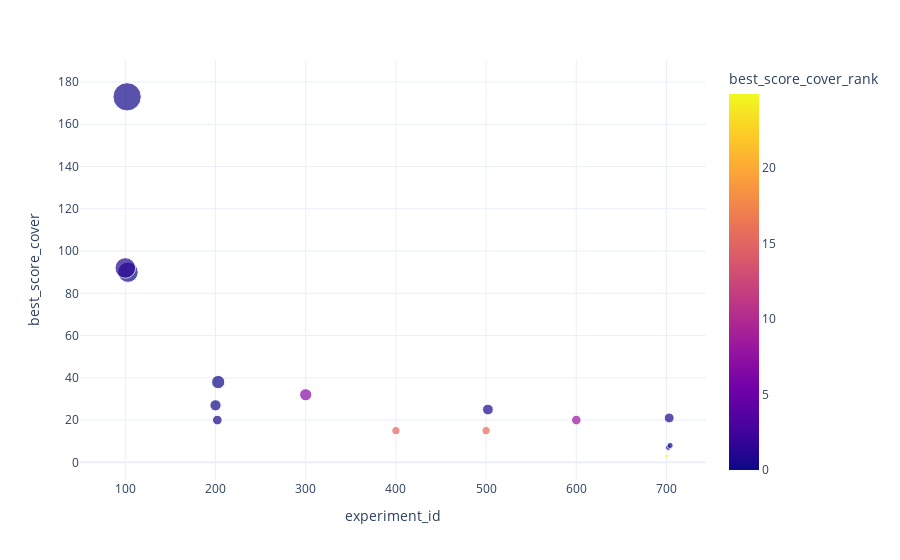

Notebook source saved alongside this figure:
### Code cell
fig = px.scatter(coldPlayRanks, x="experiment_id", y="best_score_cover", color='best_score_cover_rank',
                 size='best_score_cover',template='plotly_white')
fig.show()

### Figure 1 — Plotly figure (JSON) as saved in the notebook; plotly's stock layout.template omitted (floating-point values rounded to 4 significant figures)
{"data": [{"hovertemplate": "experiment_id=%{x}<br>best_score_cover=%{marker.size}<br>best_score_cover_rank=%{marker.color}<extra></extra>", "legendgroup": "", "marker": {"color": [24.91, 1.27, 0.008706, 15.09, 15.44, 0.5452, 7.903, 0.6887, 0.7211, 0.238, 6.82, 0.0018, 0.0666, 1.258, 0.2756], "coloraxis": "coloraxis", "size": [3, 7, 8, 15, 15, 20, 20, 21, 25, 27, 32, 38, 90, 92, 173], "sizemode": "area", "sizeref": 0.4325, "symbol": "circle"}, "mode": "markers", "name": "", "orientation": "v", "showlegend": false, "type": "scatter", "x": [700, 702, 704, 400, 500, 202, 600, 703, 502, 200, 300, 203, 103, 100, 102], "xaxis": "x", "y": [3, 7, 8, 15, 15, 20, 20, 21, 25, 27, 32, 38, 90, 92, 173], "yaxis": "y"}], "layout": {"autosize": true, "coloraxis": {"colorbar": {"title": {"text": "best_score_cover_rank"}}, "colorscale": [[0, "#0d0887"], [0.1111, "#46039f"], [0.2222, "#7201a8"], [0.3333, "#9c179e"], [0.4444, "#bd3786"], [0.5556, "#d8576b"], [0.6667, "#ed7953"], [0.7778, "#fb9f3a"], [0.8889, "#fdca26"], [1, "#f0f921"]]}, "legend": {"itemsizing": "constant", "tracegroupgap": 0}, "margin": {"t": 60}, "xaxis": {"anchor": "y", "autorange": true, "domain": [0, 1], "range": [54.21, 742.1], "title": {"text": "experiment_id"}, "type": "linear"}, "yaxis": {"anchor": "x", "autorange": true, "domain": [0, 1], "range": [-10.28, 198.4], "title": {"text": "best_score_cover"}, "type": "linear"}}}
